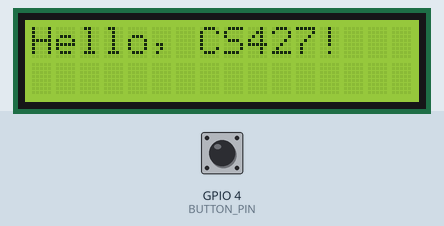
This sketch was run on a simulated ESP32. Shown: 16×2 character LCD. The inputs (shaded band) are chosen by the test bench; at power-on: GPIO 4 (BUTTON_PIN) LOW. WiFi joins after 1.5 s; servers stay silent unless stated; uploads are accepted with an empty reply; what the sketch prints to the serial monitor is not drawn.

Above: at 2.7 s.
2.8 s: GPIO 4 (BUTTON_PIN) pulled HIGH for 0.15 s
At 4.7 s:
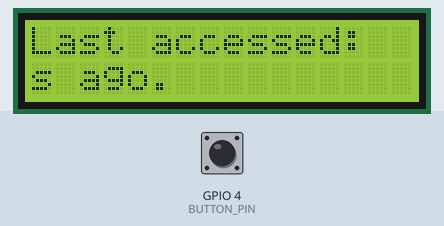
Timing chart, 0 to 6.2 s (numbered marks = the images above; inputs shaded):
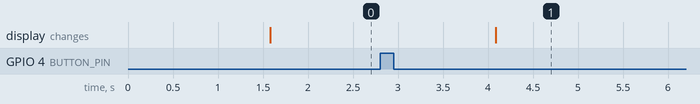

The sketch:

iot_demo.ino
```cpp
/**
 * iot_demo
 *
 * This was written for the CS427 class at the University of Portland - Internet of Things.
 * The ESP32 has a built-in Wi-Fi module that is vital in creating an IoT device.
 * This project extends off of the wifi_client library, and works specifically on the
 * supplementary Flask Template at https://github.com/uyechi23/CS427-FlaskTemplate
 */

// include libraries - WiFi.h
#include <WiFi.h>

// include files for the LCD
#include <LiquidCrystal_I2C.h>
#include <Wire.h>

// define the pin that the button is attached to
#define BUTTON_PIN 4

// set the SDA and SCL pins - these are the primary communication pins for the I2C protocol
#define SDA 13
#define SCL 14

// SSID - the Wi-Fi network's name
// Password - the Wi-Fi network's password
const char* ssid     = "UPIoT";
const char* password = "";

// host - the main URL of the webpage you want to connect to; you can use the IP address of a Flask app
const char host[] = "http://10.13.135.141:5000";
const byte flaskappip[4] = {10, 13, 135, 141};

// port - the port of the flask app
const int port = 5000;

// url - the route of your app to connect to
const String url = "/iotdemo/";

// initialize the LCD display settings
LiquidCrystal_I2C lcd(0x27,16,2);

void setup() {
  // initialize Serial communication
  Serial.begin(115200);

  // button setup

  // set the button pin as an input
  pinMode(BUTTON_PIN, INPUT);

  // Wi-Fi setup

  // begin the Wi-Fi connection
  WiFi.begin(ssid, password);

  // pending Wi-Fi connection...
  while (WiFi.status() != WL_CONNECTED) {
    delay(500);
    Serial.print(".");
  }

  // notify the Serial monitor when the Wi-Fi connection is a success
  // display the device's IP address
  Serial.println("");
  Serial.println("WiFi connected");
  Serial.println("IP address: ");
  Serial.println(WiFi.localIP());

  // LCD Setup

  // sets up the I2C wires (almost like pinMode for some of the other libraries)
  Wire.begin(SDA, SCL);

  // initialize the LCD drivers
  lcd.init();

  // turn on the LCD's backlight
  lcd.backlight();

  // move the cursor and print a message
  lcd.setCursor(0,0);
  lcd.print("Hello, CS427!");
}

void loop() {
  if(digitalRead(BUTTON_PIN) == HIGH){
    // WiFiClient variable - a struct that contains relevant Wi-Fi data
    WiFiClient client;

    // connect to the client using the IP address and Port of the Flask App
    // set these values above - they can be found when running the Flask application
    if(client.connect(flaskappip, port)){
      // success message
      Serial.println("Connected!");

      // send an HTTPS GET request
      client.print(String("GET ") + url + WiFi.macAddress() + " HTTP/1.1\r\n" +
              "Host: " + host + "\r\n" +
              "Connection: close\r\n\r\n");
    }else{
      // failure message
      Serial.println("Failed to connect...");
    }

    // timeout loop
    unsigned long timeout = millis();
      while (client.available() == 0) {
        // if 5 seconds pass, stop the client due to timeout issue
        if (millis() - timeout > 5000) {
          Serial.println(">>> Client Timeout !");
          lcd.clear();
          lcd.setCursor(0, 0);
          lcd.print("Error Connecting");
          lcd.setCursor(0, 1);
          lcd.print("to Server...");
          client.stop();
          return;
        }
    }

    // value to store onto the data received from the web application's response
    // for a simple response, it will be the last line in the client's response
    String response = "";

    // while the client is available, print out the returned data
    while (client.available()) {
      // read the client's response line-by-line
      String line = client.readStringUntil('\r');
      Serial.print(line);

      // the last time this loop iterates should be the response
      // additionally, trim any excess whitespace that might not be interpreted by the LCD
      response = line;
      response.trim();
    }

    // update the LCD's text
    lcd.clear();
    lcd.setCursor(0, 0);
    lcd.print("Last accessed:");
    lcd.setCursor(0, 1);
    lcd.print(response + "s ago.");

    //delay 250 ms to prevent button spamming
    delay(250);
  }
}
```

Measured:
- after the input at 2.8 s, the display: changes after 1.3 s (image 1)
